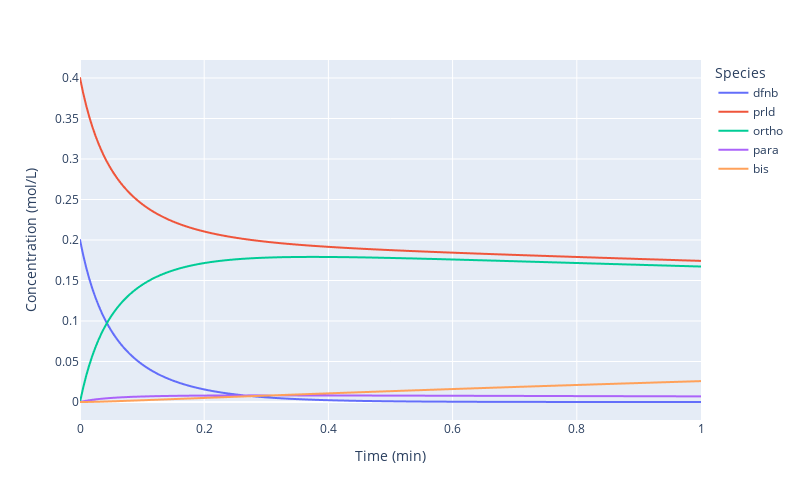

Write notebook code for a chart like this one.
### Code cell
# model simulation and plot concentration profiles
# the `run` method returns the time series `t` and species concentrations `cs`
# `t` shape:  (Num. of time points, )
# `cs` shape: (Num. of species, Num. of time points, )
operation_params = {
    ("Temperature", None, None, None, None): 100,
    ("Residence_Time", None, None, None, None): 1,
    ("Concentration", None, 0, None, 1): 0.4,
}
t, cs = pyrrolidine_snar.run(operation_params)

data = {"Time (min)": [], "Concentration (mol/L)": [], "Species": []}
for i, s in enumerate(pyrrolidine_snar.species):
    for _t, _c in zip(t, cs[i]):
        data["Time (min)"].append(_t)
        data["Concentration (mol/L)"].append(_c)
        data["Species"].append(s)
df = pd.DataFrame(data)
fig = px.line(df, x="Time (min)", y="Concentration (mol/L)", color="Species")
fig.update_layout(width=800, height=500)
fig.show()

### Figure 1 — Plotly figure (JSON) as saved in the notebook; plotly's stock layout.template omitted (floating-point values rounded to 4 significant figures; data arrays with more than 128 entries replaced by an {"elided": "..."} marker saying what was removed)
{"data": [{"hovertemplate": "Species=dfnb<br>Time (min)=%{x}<br>Concentration (mol/L)=%{y}<extra></extra>", "legendgroup": "dfnb", "line": {"color": "#636efa", "dash": "solid"}, "marker": {"symbol": "circle"}, "mode": "lines", "name": "dfnb", "showlegend": true, "type": "scattergl", "x": {"elided": "201 float values"}, "xaxis": "x", "y": {"elided": "201 float values"}, "yaxis": "y"}, {"hovertemplate": "Species=prld<br>Time (min)=%{x}<br>Concentration (mol/L)=%{y}<extra></extra>", "legendgroup": "prld", "line": {"color": "#EF553B", "dash": "solid"}, "marker": {"symbol": "circle"}, "mode": "lines", "name": "prld", "showlegend": true, "type": "scattergl", "x": {"elided": "201 float values"}, "xaxis": "x", "y": {"elided": "201 float values"}, "yaxis": "y"}, {"hovertemplate": "Species=ortho<br>Time (min)=%{x}<br>Concentration (mol/L)=%{y}<extra></extra>", "legendgroup": "ortho", "line": {"color": "#00cc96", "dash": "solid"}, "marker": {"symbol": "circle"}, "mode": "lines", "name": "ortho", "showlegend": true, "type": "scattergl", "x": {"elided": "201 float values"}, "xaxis": "x", "y": {"elided": "201 float values"}, "yaxis": "y"}, {"hovertemplate": "Species=para<br>Time (min)=%{x}<br>Concentration (mol/L)=%{y}<extra></extra>", "legendgroup": "para", "line": {"color": "#ab63fa", "dash": "solid"}, "marker": {"symbol": "circle"}, "mode": "lines", "name": "para", "showlegend": true, "type": "scattergl", "x": {"elided": "201 float values"}, "xaxis": "x", "y": {"elided": "201 float values"}, "yaxis": "y"}, {"hovertemplate": "Species=bis<br>Time (min)=%{x}<br>Concentration (mol/L)=%{y}<extra></extra>", "legendgroup": "bis", "line": {"color": "#FFA15A", "dash": "solid"}, "marker": {"symbol": "circle"}, "mode": "lines", "name": "bis", "showlegend": true, "type": "scattergl", "x": {"elided": "201 float values"}, "xaxis": "x", "y": {"elided": "201 float values"}, "yaxis": "y"}], "layout": {"height": 500, "legend": {"title": {"text": "Species"}, "tracegroupgap": 0}, "margin": {"t": 60}, "width": 800, "xaxis": {"anchor": "y", "domain": [0, 1], "title": {"text": "Time (min)"}}, "yaxis": {"anchor": "x", "domain": [0, 1], "title": {"text": "Concentration (mol/L)"}}}}
